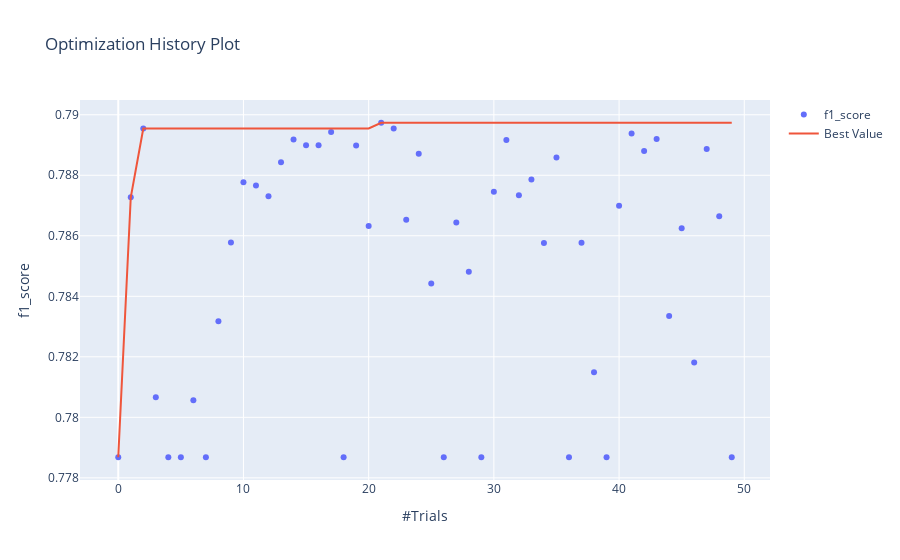

Notebook code cell kept with this figure:
### Markdown cell above
График истории оптимизации - отображает количество испытаний на оси Х и метрику на оси Y.

Следует использовать эту диаграмму, чтобы проверить, идет ли оптимизация гиперпараметров в правильном направлении или нет.

Выполним построение диаграммы для самой лучшей метрики набора гиперпараметров(третий вариант)

### Code cell
optuna.visualization.plot_optimization_history(study_3, target_name="f1_score")

### Figure 1 — Plotly figure (JSON) as saved in the notebook; plotly's stock layout.template omitted (floating-point values rounded to 4 significant figures)
{"data": [{"mode": "markers", "name": "f1_score", "type": "scatter", "x": [0, 1, 2, 3, 4, 5, 6, 7, 8, 9, 10, 11, 12, 13, 14, 15, 16, 17, 18, 19, 20, 21, 22, 23, 24, 25, 26, 27, 28, 29, 30, 31, 32, 33, 34, 35, 36, 37, 38, 39, 40, 41, 42, 43, 44, 45, 46, 47, 48, 49], "y": [0.7787, 0.7873, 0.7895, 0.7807, 0.7787, 0.7787, 0.7806, 0.7787, 0.7832, 0.7858, 0.7878, 0.7877, 0.7873, 0.7884, 0.7892, 0.789, 0.789, 0.7894, 0.7787, 0.789, 0.7863, 0.7897, 0.7895, 0.7865, 0.7887, 0.7844, 0.7787, 0.7864, 0.7848, 0.7787, 0.7875, 0.7892, 0.7873, 0.7879, 0.7858, 0.7886, 0.7787, 0.7858, 0.7815, 0.7787, 0.787, 0.7894, 0.7888, 0.7892, 0.7833, 0.7862, 0.7818, 0.7889, 0.7866, 0.7787]}, {"name": "Best Value", "type": "scatter", "x": [0, 1, 2, 3, 4, 5, 6, 7, 8, 9, 10, 11, 12, 13, 14, 15, 16, 17, 18, 19, 20, 21, 22, 23, 24, 25, 26, 27, 28, 29, 30, 31, 32, 33, 34, 35, 36, 37, 38, 39, 40, 41, 42, 43, 44, 45, 46, 47, 48, 49], "y": [0.7787, 0.7873, 0.7895, 0.7895, 0.7895, 0.7895, 0.7895, 0.7895, 0.7895, 0.7895, 0.7895, 0.7895, 0.7895, 0.7895, 0.7895, 0.7895, 0.7895, 0.7895, 0.7895, 0.7895, 0.7895, 0.7897, 0.7897, 0.7897, 0.7897, 0.7897, 0.7897, 0.7897, 0.7897, 0.7897, 0.7897, 0.7897, 0.7897, 0.7897, 0.7897, 0.7897, 0.7897, 0.7897, 0.7897, 0.7897, 0.7897, 0.7897, 0.7897, 0.7897, 0.7897, 0.7897, 0.7897, 0.7897, 0.7897, 0.7897]}], "layout": {"title": {"text": "Optimization History Plot"}, "xaxis": {"title": {"text": "#Trials"}}, "yaxis": {"title": {"text": "f1_score"}}}}
